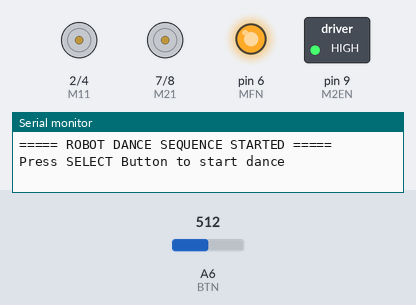
A sketch run on a simulated Arduino Nano, built with avr-gcc and run on an emulated ATmega328P. Shown: motor-driver pin pairs drawn as motors (green arrow = first pin HIGH = forward, orange = second pin HIGH = backward, longer = more drive), switched loads named in the sketch (green lamp = pin HIGH), output pins drawn as LEDs (lit = HIGH), the last lines printed to the serial monitor. Inputs (shaded band) come from the test bench; at power-on: A6 (BTN) = 512.

Above: at 1.2 s.
1.3 s: A6 (BTN) set to 909
2.8 s: A6 (BTN) set to 927
At 4.0 s:
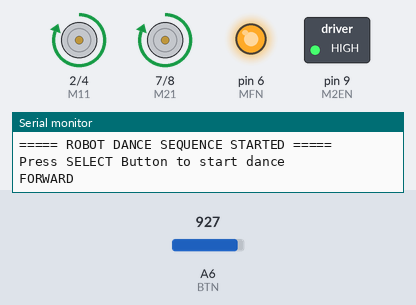
At 6.6 s:
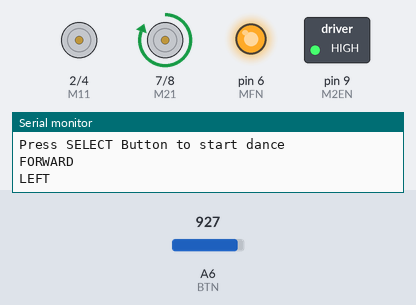
Timing chart, 0 to 21.1 s (numbered marks = the images above; inputs shaded):
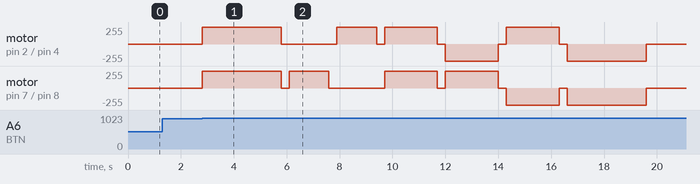

Measured:
- the behaviour switches between 919 and 920 on A6 (BTN) (found by bisection; images 0 and 1)
- after the input at 1.3 s, every drawn part: stays the same

The sketch:

Practical_30.ino
```cpp
// ===== Practical : Robot Dance Sequence =====

#define M11  2
#define M12  4
#define MFN  6      // Motor 1 Enable
#define M2EN 9      // Motor 2 Enable
#define M21  7
#define M22  8
#define BTN  A6

// Calibrated Range for SELECT Button (931 - 932)
#define BTN_SELECT_MIN 920
#define BTN_SELECT_MAX 945

void setup()
{
  Serial.begin(9600);

  pinMode(M11, OUTPUT);
  pinMode(M12, OUTPUT);
  pinMode(M21, OUTPUT);
  pinMode(M22, OUTPUT);
  pinMode(MFN, OUTPUT);
  pinMode(M2EN, OUTPUT);
  pinMode(BTN, INPUT);

  digitalWrite(MFN, HIGH);
  digitalWrite(M2EN, HIGH);

  Serial.println("===== ROBOT DANCE SEQUENCE STARTED =====");
  Serial.println("Press SELECT Button to start dance");
}

void forward()
{
  Serial.println("FORWARD");
  digitalWrite(M11, HIGH);
  digitalWrite(M12, LOW);
  digitalWrite(M21, HIGH);
  digitalWrite(M22, LOW);
}

void backward()
{
  Serial.println("BACKWARD");
  digitalWrite(M11, LOW);
  digitalWrite(M12, HIGH);
  digitalWrite(M21, LOW);
  digitalWrite(M22, HIGH);
}

void left()
{
  Serial.println("LEFT");
  digitalWrite(M11, LOW);
  digitalWrite(M12, LOW);
  digitalWrite(M21, HIGH);
  digitalWrite(M22, LOW);
}

void right()
{
  Serial.println("RIGHT");
  digitalWrite(M11, HIGH);
  digitalWrite(M12, LOW);
  digitalWrite(M21, LOW);
  digitalWrite(M22, LOW);
}

void spinLeft()
{
  Serial.println("SPIN LEFT");
  digitalWrite(M11, LOW);
  digitalWrite(M12, HIGH);
  digitalWrite(M21, HIGH);
  digitalWrite(M22, LOW);
}

void spinRight()
{
  Serial.println("SPIN RIGHT");
  digitalWrite(M11, HIGH);
  digitalWrite(M12, LOW);
  digitalWrite(M21, LOW);
  digitalWrite(M22, HIGH);
}

void stopCar()
{
  digitalWrite(M11, LOW);
  digitalWrite(M12, LOW);
  digitalWrite(M21, LOW);
  digitalWrite(M22, LOW);
}

void danceSequence()
{
  forward();
  delay(3000);
  stopCar();
  delay(300);

  left();
  delay(1500);
  stopCar();
  delay(300);

  right();
  delay(1500);
  stopCar();
  delay(300);

  forward();
  delay(2000);
  stopCar();
  delay(300);

  spinLeft();
  delay(2000);
  stopCar();
  delay(300);

  spinRight();
  delay(2000);
  stopCar();
  delay(300);

  backward();
  delay(3000);
  stopCar();

  Serial.println("DANCE COMPLETED");
}

void loop()
{
  int value = analogRead(BTN);

  // SELECT Button (931 - 932) dabane par pura dance sequence chalega
  if (value >= BTN_SELECT_MIN && value <= BTN_SELECT_MAX) {
    danceSequence();

    // Button release hone ka wait karo (idle < 200)
    while (analogRead(BTN) > 200);
    delay(150);
  }
}
```
